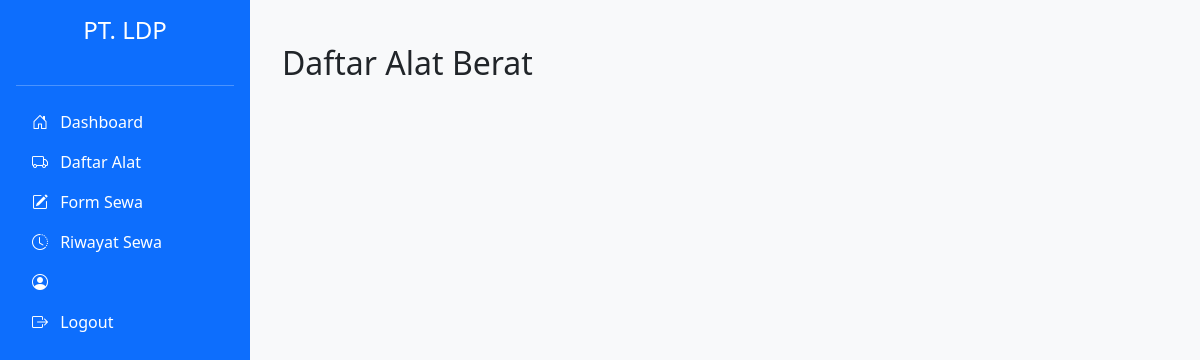
Before: /alat_berat.php with the older database file.
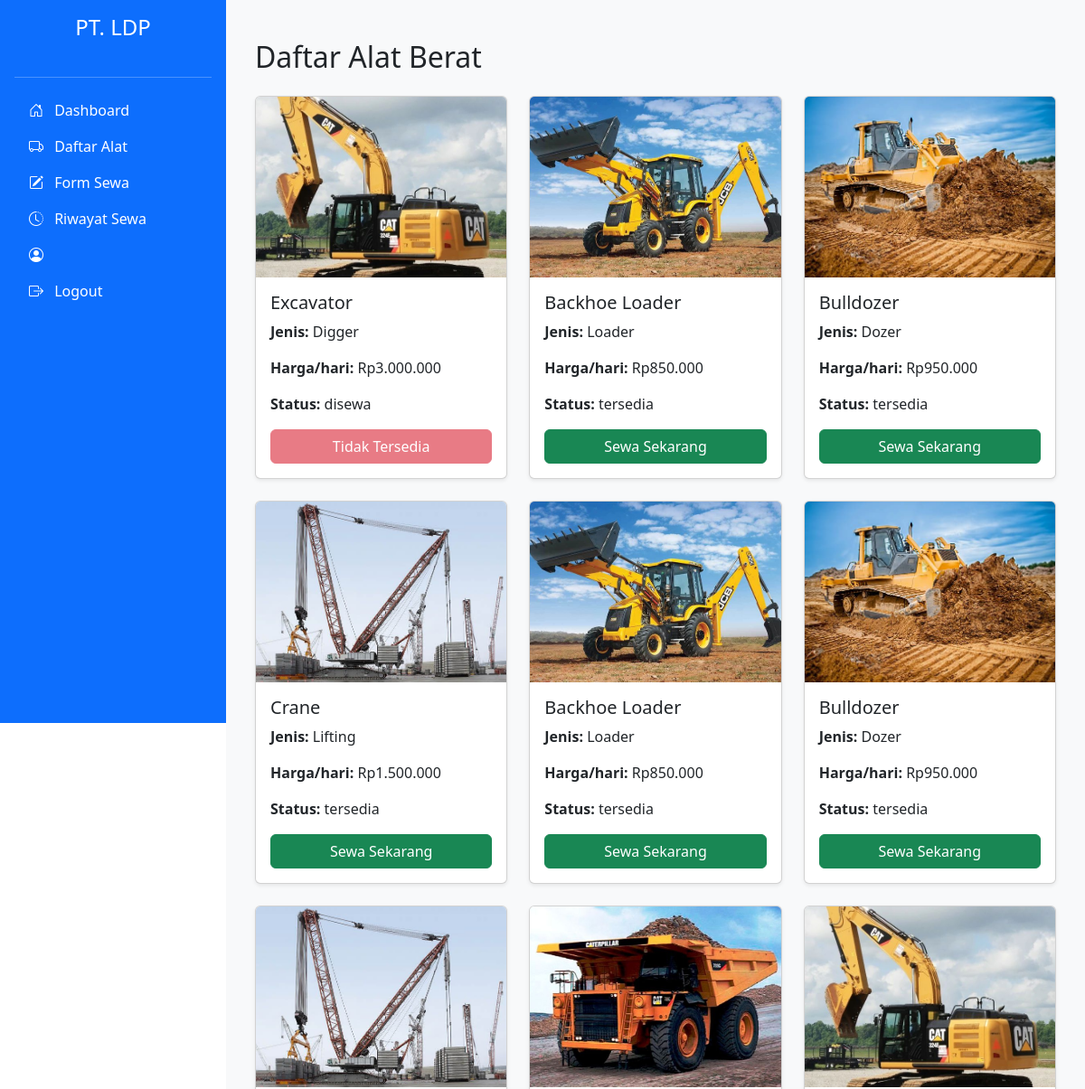
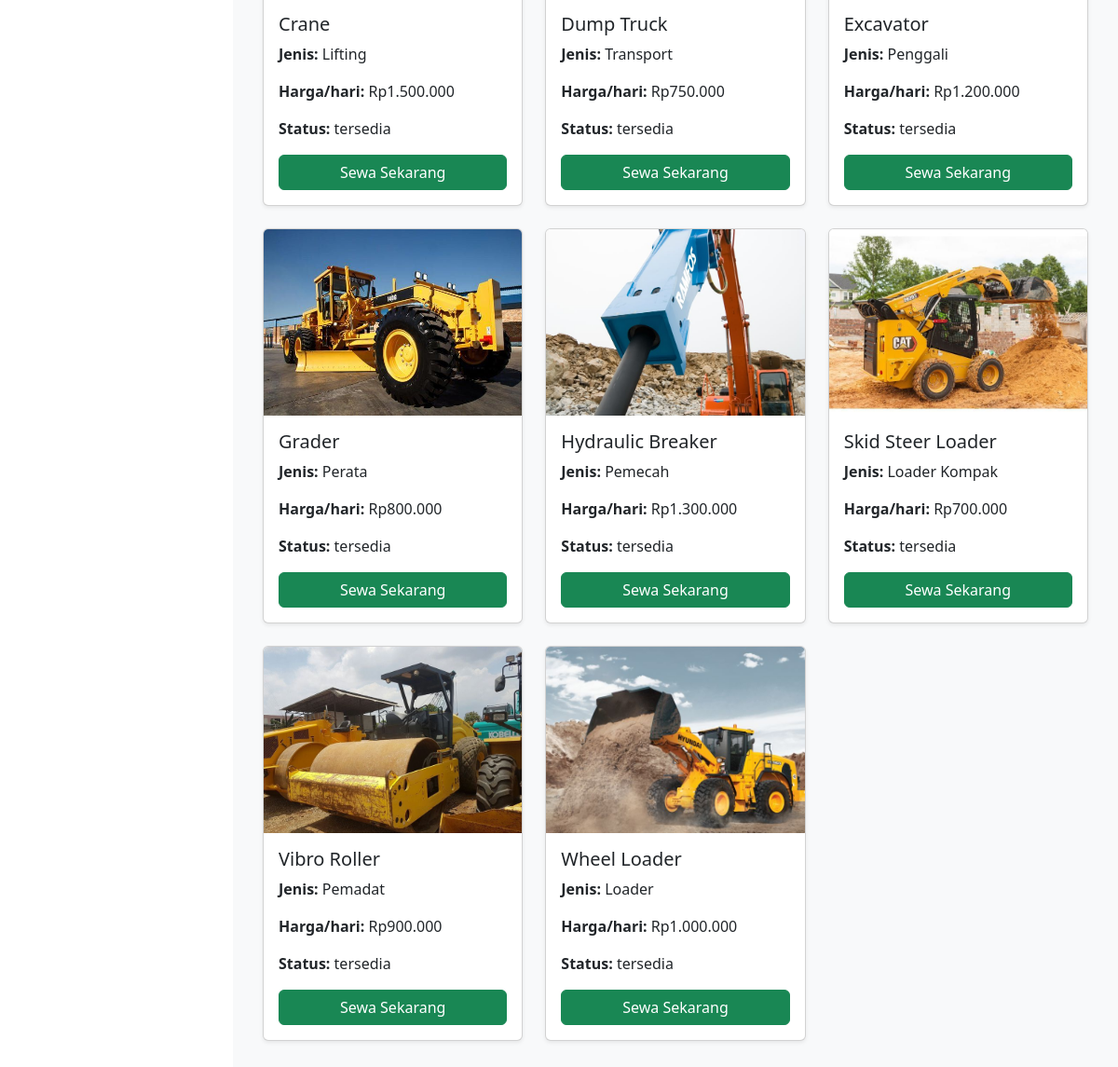
After: the same page with the newer database file (2 pictures, top to bottom).
### tables this page shows
CREATE TABLE `alat_berat` (
  `id` int NOT NULL,
  `nama_alat` varchar(100) DEFAULT NULL,
  `jenis` varchar(50) DEFAULT NULL,
  `harga_per_hari` int DEFAULT NULL,
  `deskripsi` text,
  `foto` varchar(255) DEFAULT NULL,
  `status` enum('tersedia','disewa') DEFAULT 'tersedia',
  `id_kategori` int DEFAULT NULL
);

### alat_berat.php (the view, shortened to what this page needs)
<?php
include 'config/db.php';
?>
<!DOCTYPE html>
<html lang="id">
<head>
  <link href="https://cdn.jsdelivr.net/npm/bootstrap@5.3.0/dist/css/bootstrap.min.css" rel="stylesheet">
</head>
<body>
  <?php include 'partials/sidebar.php'; ?>
  <div class="content">
    <div class="container mt-4">
      <h2 class="mb-4">Daftar Alat Berat</h2>
      <div class="row">
        <?php
        $query = mysqli_query($conn, "SELECT * FROM alat_berat");
        while ($row = mysqli_fetch_assoc($query)) {
        ?>
          <div class="col-md-4 mb-4">
            <div class="card h-100 shadow-sm">
              <img src="assets/img/<?php echo htmlspecialchars($row['foto']); ?>" class="card-img-top" alt="<?php echo htmlspecialchars($row['nama_alat']); ?>" style="height: 200px; object-fit: cover;">
              <div class="card-body">
                <h5 class="card-title"><?php echo htmlspecialchars($row['nama_alat']); ?></h5>
                <p class="card-text"><strong>Jenis:</strong> <?php echo htmlspecialchars($row['jenis']); ?></p>
                <p class="card-text"><strong>Harga/hari:</strong> Rp<?php echo number_format($row['harga_per_hari'], 0, ',', '.'); ?></p>
                <p class="card-text"><strong>Status:</strong> <?php echo htmlspecialchars($row['status']); ?></p>
                <?php if ($row['status'] == 'tersedia') { ?>
                  <a href="form_sewa.php?id=<?php echo $row['id']; ?>" class="btn btn-success w-100">Sewa Sekarang</a>
                <?php } else { ?>
                  <button class="btn btn-danger w-100" disabled>Tidak Tersedia</button>
                <?php } ?>
              </div>
            </div>
          </div>
        <?php } ?>
      </div>
    </div>
  </div>
</body>
</html>

### partials/sidebar.php (shortened to what this page needs)
<head>
    <link href="https://cdn.jsdelivr.net/npm/bootstrap@5.3.0/dist/css/bootstrap.min.css" rel="stylesheet">
    <link href="https://cdn.jsdelivr.net/npm/bootstrap-icons@1.10.5/font/bootstrap-icons.css" rel="stylesheet">
</head>
<body>
    <div class="sidebar d-flex flex-column p-3">
        <h4 class="text-white text-center mb-4">PT. LDP</h4>
        <hr class="text-white">
        <ul class="nav nav-pills flex-column mb-auto">
            <li><a href="dashboard_user.php" class="nav-link text-white"><i class="bi bi-house-door me-2"></i> Dashboard</a></li>
            <li><a href="alat_berat.php" class="nav-link text-white"><i class="bi bi-truck me-2"></i> Daftar Alat</a></li>
            <li><a href="form_sewa.php" class="nav-link text-white"><i class="bi bi-pencil-square me-2"></i> Form Sewa</a></li>
            <li><a href="riwayat_sewa.php" class="nav-link text-white"><i class="bi bi-clock-history me-2"></i> Riwayat Sewa</a></li>
            <li><a href="profil.php" class="nav-link text-white"><i class="bi bi-person-circle me-2"></i> <?php echo htmlspecialchars($_SESSION['nama']); ?></a></li>
            <li><a href="logout.php" class="nav-link text-white"><i class="bi bi-box-arrow-right me-2"></i> Logout</a></li>
        </ul>
    </div>

### alat_berat.php (style rules this page uses)
.content { margin-left: 250px; padding: 20px; background-color: #f8f9fa; min-height: 100vh; }

### partials/sidebar.php (style rules this page uses)
.sidebar { position: fixed; top: 0; left: 0; height: 100vh; width: 250px; background-color: #0d6efd; color: white; overflow-y: auto; z-index: 1000; }
.sidebar a { color: white; text-decoration: none; }

Changed rows visible on the page:
added alat_berat: foto (picture), nama_alat "Excavator", jenis "Digger", harga_per_hari "3.000.000", status "disewa", shows "Tidak Tersedia"
added alat_berat: foto (picture), nama_alat "Backhoe Loader", jenis "Loader", harga_per_hari "850.000", status "tersedia"
added alat_berat: foto (picture), nama_alat "Bulldozer", jenis "Dozer", harga_per_hari "950.000", status "tersedia"
added alat_berat: foto (picture), nama_alat "Crane", jenis "Lifting", harga_per_hari "1.500.000", status "tersedia"
added alat_berat: foto (picture), nama_alat "Backhoe Loader", jenis "Loader", harga_per_hari "850.000", status "tersedia"
added alat_berat: foto (picture), nama_alat "Bulldozer", jenis "Dozer", harga_per_hari "950.000", status "tersedia"
added alat_berat: foto (picture), nama_alat "Crane", jenis "Lifting", harga_per_hari "1.500.000", status "tersedia"
added alat_berat: foto (picture), nama_alat "Dump Truck", jenis "Transport", harga_per_hari "750.000", status "tersedia"
added alat_berat: foto (picture), nama_alat "Excavator", jenis "Penggali", harga_per_hari "1.200.000", status "tersedia"
added alat_berat: foto (picture), nama_alat "Grader", jenis "Perata", harga_per_hari "800.000", status "tersedia"
added alat_berat: foto (picture), nama_alat "Hydraulic Breaker", jenis "Pemecah", harga_per_hari "1.300.000", status "tersedia"
added alat_berat: foto (picture), nama_alat "Skid Steer Loader", jenis "Loader Kompak", harga_per_hari "700.000", status "tersedia"
added alat_berat: foto (picture), nama_alat "Vibro Roller", jenis "Pemadat", harga_per_hari "900.000", status "tersedia"
added alat_berat: foto (picture), nama_alat "Wheel Loader", jenis "Loader", harga_per_hari "1.000.000", status "tersedia"
